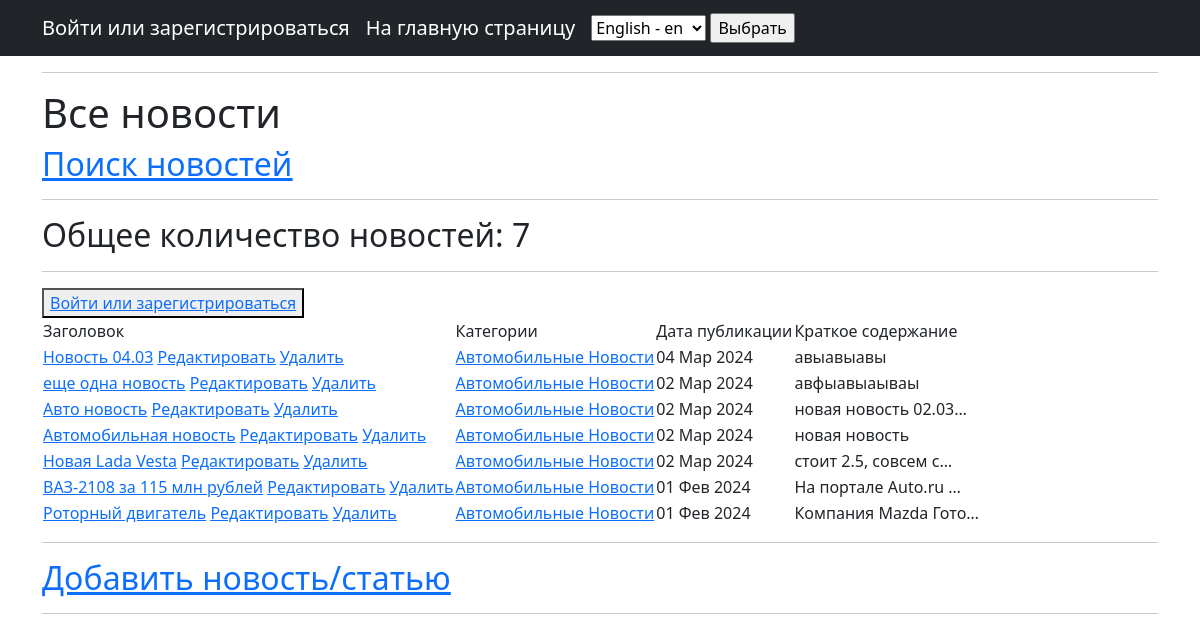
The app's page /news/categories/2/, older data.
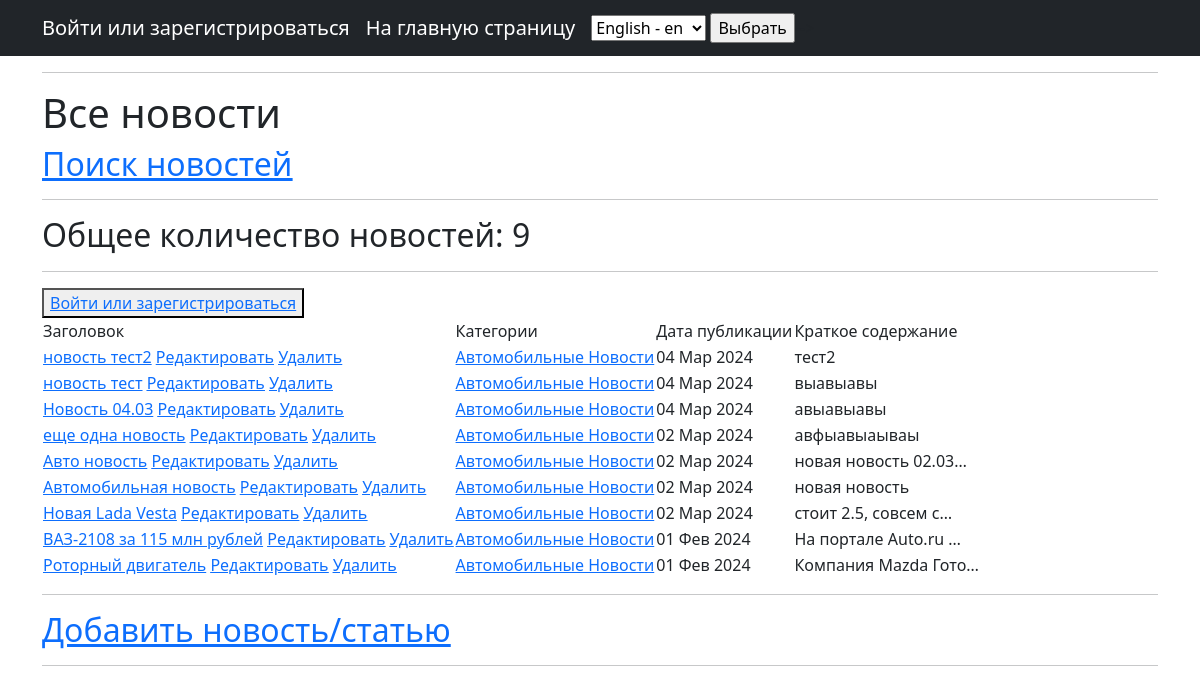
The same page, newer data.
### news_p/models.py (models this page shows, shortened)
class Post(models.Model):
    news = 'NW'
    article = "AR"
    POST_TYPE = [(news, _('News')), (article, _('Article'))]
    type = models.CharField(max_length=2, choices=POST_TYPE, default=news)
    date = models.DateTimeField(auto_now_add=True)
    title = models.CharField(max_length=255)
    text = models.TextField()
    rating = models.IntegerField(default=0)
    author = models.ForeignKey(Author, on_delete=models.CASCADE)
    category = models.ManyToManyField(Category, through='PostCategory')

class Category(models.Model):
    name = models.CharField(max_length=255, help_text=_('category_name'), unique=True)
    subscribers = models.ManyToManyField(User, blank=True, null=True, related_name='categories')
    def __str__(self):
        return self.name.title()

### news_p/views.py (the view)
# urls.py: path('categories/<int:pk>/', CategoryListView.as_view(), name='category_list'),
class CategoryListView(PostList):
    model = Post
    template_name = 'category_list.html'
    context_object_name = 'category_news_list'
    def get_queryset(self):
        self.category = get_object_or_404(Category, id=self.kwargs['pk'])
        queryset = Post.objects.filter(category=self.category).order_by('-date')
        return queryset
    def get_context_data(self, **kwargs):
        context = super().get_context_data(**kwargs)
        context['is_not_subscriber'] = self.request.user not in self.category.subscribers.all()
        context['category'] = self.category
        return context

### news_p/templatetags/custom_filters.py (called while the page is built)
@register.filter()
def censor(value):
    if type(value) != str:
        raise TypeError('Необходимо передать строку!')
    else:
        for word in value.split():
            if word.lower() in CENS_LIST:
                cens_word = word[0] + ((len(word) - 1) * '*')
                value = value.replace(word, cens_word)
    return value

### templates/category_list.html (shortened to what this page needs)
{% extends 'flatpages/default.html' %}
{% load custom_filters %}
{% load custom_tags %}
{% block title %}
<hr>
<h1>Все новости</h1>
<a href="{% url 'search' %}"><u><h2>Поиск новостей</h2></u></a>
<hr>
{% endblock title %}
{% block content %}
<h2>Общее количество новостей: {{ category_news_list|length }}</h2>
<hr>
{% if request.user.username %}
    <h2>{{ request.user.username }}</h2>
    <button><a href="{% url 'profile' %}">В личный кабинет</a></button>
    {% if is_not_subscriber %}
        <button><a href="{% url 'subscribe' category.id %}">Подписаться</a> </button>
    {% endif %}
{% else %}
    <button><a href="{% url 'profile' %}">Войти или зарегистрироваться</a></button>
{% endif %}
<table>
    <thead>
        <td> Заголовок </td>
        <td> Категории </td>
        <td> Дата публикации </td>
        <td> Краткое содержание </td>
    </thead>
    {% for post in category_news_list %}
        <tr>
            <td>
                <a href="{% url 'news_detail' post.id %}">{{ post.title|censor }}</a>
                <a href="{% url 'news_edit' post.id %}"><u>Редактировать</u></a>
                <a href="{% url 'news_delete' post.id %}"><u>Удалить</u></a>
            </td>
            <td>
                {% for category in post.category.all %}
                    <a href=" url 'category_list' category.id">{{ category }}</a>
                {% endfor %}
            </td>
            <td>{{ post.date|date:'d M Y' }}</td>
            <td>{{ post.text|truncatechars:20|censor }}</td>
        </tr>
    {% endfor %}
</table>
<hr>
<a href="{% url 'news_add' %}"><h2>Добавить новость/статью</h2></a>
<hr>
{% endblock content %}

Row changes from the older to the newer data that the page shows:
added Post: title|censor "новость тест2", date "04 Мар 2024", text|censor "тест2", Category (name "Автомобильные Новости")
added Post: title|censor "новость тест", date "04 Мар 2024", text|censor "выавыавы", Category (name "Автомобильные Новости")
Text that changed along with them:
{{ category_news_list|length }}: "7" → "9"
